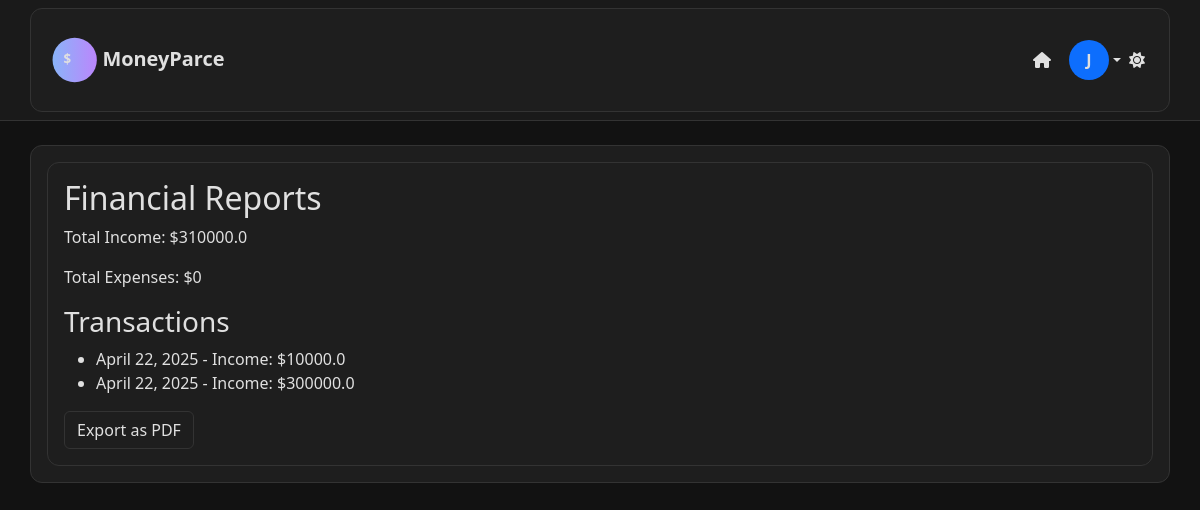
Page /reports/ (signed in) on the committed database.
### core/models.py (models this page shows, shortened)
class Transaction(models.Model):
    TRANSACTION_TYPES = [
        ('income', 'Income'),
        ('expense', 'Expense')
    ]
    id = models.AutoField(primary_key=True)
    user = models.ForeignKey(User, on_delete=models.CASCADE)
    amount = models.FloatField(default=0)
    transaction_type = models.CharField(max_length=10, choices=TRANSACTION_TYPES, default='expense')
    category = models.ForeignKey(Category, null=True, blank=True, on_delete=models.SET_NULL)
    date = models.DateField(auto_now_add=True)

### core/views.py (the view)
# urls.py: path('reports/', views.reports, name='reports'),
@login_required
def reports(request):
    transactions = Transaction.objects.filter(user=request.user)
    total_income = sum(t.amount for t in transactions if t.transaction_type == 'income')
    total_expenses = sum(t.amount for t in transactions if t.transaction_type == 'expense')
    context = {
        'total_income': total_income,
        'total_expenses': total_expenses,
        'transactions': transactions,
    }
    return render(request, 'core/reports.html', context)

### core/darkMode.py (called while the page is built)
def theme_context(request):
    theme = 'light'
    if request.user.is_authenticated:
        try:
            user_profile = UserProfile.objects.get(user=request.user)
            theme = user_profile.theme
        except UserProfile.DoesNotExist:
            pass
    else:
        theme = request.session.get('theme', 'light')  # Default to 'light'
    return {'theme': theme}

### core/templates/core/reports.html
{% extends 'core/base.html' %}
{% block content %}
<div class="box">
    <h2>Financial Reports</h2>
    <p>Total Income: ${{ total_income }}</p>
    <p>Total Expenses: ${{ total_expenses }}</p>
    <h3>Transactions</h3>
    <ul>
    {% for t in transactions %}
        <li>{{ t.date }} - {{ t.transaction_type|title }}: ${{ t.amount }}</li>
    {% endfor %}
    </ul>
    <a href="{% url 'export_pdf' %}" class="btn btn-secondary">Export as PDF</a>
</div>
{% endblock %}

### core/templates/core/base.html (shortened to what this page needs)
<!DOCTYPE html>
<html lang="en" data-theme="{{ theme }}">
<head>
    {% load static %}
    <link href="https://cdn.jsdelivr.net/npm/bootstrap@5.3.0/dist/css/bootstrap.min.css" rel="stylesheet">
    <link rel="stylesheet" href="https://cdnjs.cloudflare.com/ajax/libs/font-awesome/6.4.0/css/all.min.css">
    {% if theme == 'dark' %}
        <link rel="stylesheet" href="{% static 'css/dark.css' %}">
    {% else %}
        <link rel="stylesheet" href="{% static 'css/light.css' %}">
    {% endif %}
</head>
<body>
    <nav class="navbar navbar-expand-lg navbar-light bg-light mb-4">
      <div class="container">
        {% if user.is_authenticated %}
          <a class="navbar-brand" href="{% url 'dashboard' %}">
            <svg class="logo" xmlns="http://www.w3.org/2000/svg" width="300" height="100" viewBox="0 0 325 100">
              <defs>
                <linearGradient id="grad1" x1="0%" y1="0%" x2="100%" y2="0%">
                  <stop offset="0%" stop-color="var(--logo-gradient-start, #0d6efd)"/>
                  <stop offset="100%" stop-color="var(--logo-gradient-end, #0a58ca)"/>
                </linearGradient>
              </defs>
              <circle cx="50" cy="50" r="40" fill="url(#grad1)" />
              <text x="30" y="57" font-family="Segoe UI, sans-serif" font-size="24"
                    fill="var(--logo-dollar-color, #ffffff)" font-weight="bold">
                $
              </text>
              <text x="100" y="60" font-family="Segoe UI, sans-serif" font-size="36"
                    fill="var(--logo-text-color, #212529)" font-weight="bold">
                MoneyParce
              </text>
            </svg>
          </a>
        {% endif %}
        <div class="collapse navbar-collapse" id="navbarNav">
          <ul class="navbar-nav ms-auto">
            {% if user.is_authenticated %}
              <li class="nav-item">
                <a class="nav-link" href="{% url 'dashboard' %}" title="Dashboard">
                  <i class="fas fa-home"></i>
                </a>
              </li>
              <li class="nav-item dropdown">
                <a class="nav-link dropdown-toggle d-flex align-items-center" href="#" id="userDropdown" role="button"
                   data-bs-toggle="dropdown" aria-expanded="false" style="padding: 0;">
                  {% if user.userprofile.profile_picture %}
                    <img src="{{ user.userprofile.profile_picture.url }}" alt="Avatar"
                         style="width: 40px; height: 40px; border-radius: 50%; object-fit: cover; margin-left: 10px;">
                  {% else %}
                    <div style="
                      width: 40px;
                      height: 40px;
                      border-radius: 50%;
                      background-color: {% if user.userprofile.color %}{{ user.userprofile.color }}{% else %}#0d6efd{% endif %};
                      display: flex;
                      align-items: center;
                      justify-content: center;
                      color: #fff;
                      font-weight: 600;
                      margin-left: 10px;
                    ">
                      {{ user.username|first|upper }}
                    </div>
                  {% endif %}
                </a>
              </li>
              <li class="nav-item">
                <a href="{% url 'dark mode' %}" class="nav-link" title="Toggle Dark Mode">
                  {% if theme == 'dark' %}
                    <i class="fas fa-sun"></i>
                  {% else %}
                    <i class="fas fa-moon"></i>
                  {% endif %}
                </a>
              </li>
            {% endif %}
          </ul>
        </div>
      </div>
    </nav>
    <div class="container">
      {% block content %}{% endblock %}
    </div>
</body>
</html>

### core/static/css/dark.css (style rules this page uses)
:root { --bg-color: #121212; --surface-color: #1e1e1e; --text-color: #e0e0e0; --accent-color: #bb86fc; --link-color: #8ab4f8; --border-color: #333; --hover-color: #2c2c2c; --logo-dollar-color: #e0e0e0; --logo-text-color: #e0e0e0; --logo-gradient-start: #8ab4f8; --logo-gradient-end: #bb86fc; }
html, body, nav, .navbar, .container, .card, .alert, .dropdown-menu, button, input, textarea, select, a { transition: background-color 0.5s ease, color 0.5s ease, border-color 0.5s ease; }
html, body { background-color: var(--bg-color) !important; color: var(--text-color) !important; font-family: 'Segoe UI', Tahoma, Geneva, Verdana, sans-serif; }
h1, h2, h3, h4, h5, h6, p, span, label, div, li, dt, dd, small, strong, em { color: var(--text-color) !important; }
a { color: var(--link-color) !important; }
nav, .navbar, .nav, .navbar-default, .navbar-light, .navbar-dark { background-color: var(--surface-color) !important; color: var(--text-color) !important; border-bottom: 1px solid var(--border-color) !important; }
.navbar a, .nav a { color: var(--text-color) !important; }
button, input[type="submit"], .btn { background-color: var(--surface-color) !important; color: var(--text-color) !important; border: 1px solid var(--border-color) !important; }
.card, .panel, .container, .box, .content-box { background-color: var(--surface-color) !important; color: var(--text-color) !important; border: 1px solid var(--border-color) !important; padding: 1rem; border-radius: 0.75rem; }
.hero-section, .bg-light, .bg-light.text-center, .bg-light.p-5.rounded-lg.text-center { background-color: #1a1a1a !important; color: var(--text-color) !important; background-image: none !important; }
.navbar-brand .logo { max-height: 60px; height: auto; width: auto; }

### rows in the picture
Transaction: date "April 22, 2025", transaction_type "Income", amount "10000.0"
Transaction: date "April 22, 2025", transaction_type "Income", amount "300000.0"

### other values in the picture
{{ user.username|first|upper }} "J"
{{ total_income }} "310000.0"
{{ total_expenses }} "0"
